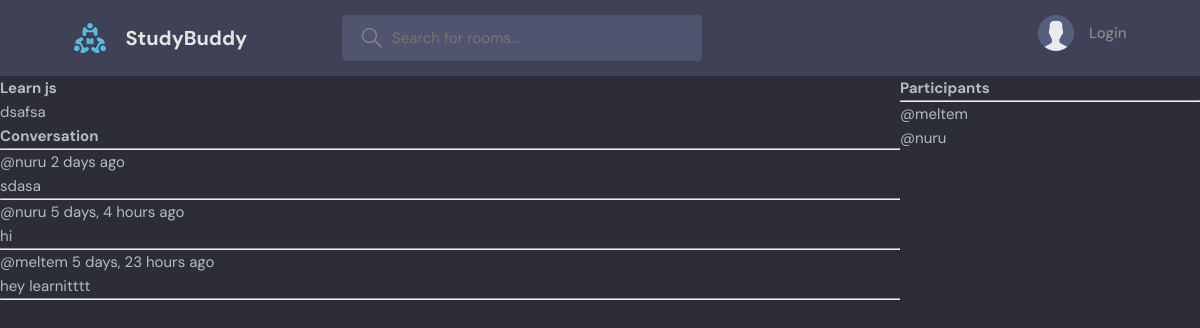
/1/, run on the app's committed database.
### base/models.py (models this page shows, shortened)
class Room(models.Model):
    host = models.ForeignKey(User,on_delete=models.SET_NULL,null=True)
    topic = models.ForeignKey(Topic,on_delete=models.SET_NULL,null=True)
    name =models.CharField(max_length=200)
    description = models.TextField(null=True,blank=True)
    participants = models.ManyToManyField(User,related_name="participants"
    ,blank=True)
    updated = models.DateTimeField(auto_now=True)
    created = models.DateTimeField(auto_now_add=True)
    class Meta:
        ordering=["-updated", "-created"]

class Message(models.Model):
    user = models.ForeignKey(User,on_delete=models.CASCADE)
    room = models.ForeignKey(Room,on_delete=models.CASCADE)
    body = models.TextField()
    updated = models.DateTimeField(auto_now=True)
    created = models.DateTimeField(auto_now_add=True)
    class Meta:
        ordering=["-updated", "-created"]

### base/views.py (the view, shortened to what this page needs)
# urls.py: path("<str:pk>/",views.room,name="room"),
def room(request,pk):
    room = Room.objects.get(id=pk)
    room_messages = room.message_set.all().order_by("-created")
    participants = room.participants.all()
    context ={"room" : room,"room_messages":room_messages,"participants" : participants}
    return render(request,"room.html",context)

### base/templates/room.html (shortened to what this page needs)
{% extends "main.html" %}
{% block content %}
<div class="room-container">
    <div>
<h1>{{room.name}}</h1>
<p>{{room.description}}</p>
<div class="comment-wrapper">
    <h3>Conversation</h3>
    <hr>
    {% for message in room_messages %}
    <div>
        <small>@{{message.user}} {{message.created|timesince}} ago</small>
       <p>{{message.body}}</p>
       <hr>
    </div>
    {% endfor %}
</div>
</div>
   <div>
    <h3>Participants</h3>
    <hr>
    {% for user in participants%}
    <div>
      <p>@{{user.username}}</p>
    </div>
    {% endfor %}
   </div>
</div>
{% endblock content %}

### static/styles/style.css (style rules this page uses)
:root { --color-main: #71c6dd; --color-main-light: #e1f6fb; --color-dark: #3f4156; --color-dark-medium: #51546e; --color-dark-light: #696d97; --color-light: #e5e5e5; --color-gray: #8b8b8b; --color-light-gray: #b2bdbd; --color-bg: #2d2d39; --color-success: #5dd693; --color-error: #fc4b0b; }
* { font-family: "DM Sans", -apple-system, BlinkMacSystemFont, "Segoe UI", Roboto, Oxygen, Ubuntu, Cantarell, "Open Sans", "Helvetica Neue", sans-serif; margin: 0; padding: 0; box-sizing: border-box; text-rendering: optimizeLegibility; font-size: inherit; }
html { font-size: 56.25%; }
@media only screen and (min-width: 1200px) { html { font-size: 62.5%; } }
body { line-height: 1.6; font-weight: 400; font-size: 1.5rem; color: var(--color-light-gray); background-color: var(--color-bg); min-height: 100vh; }

### base/templates/room.html (style rules this page uses)
.room-container { display: grid; grid-template-columns: 3fr 1fr; }

### data on the page
Room: name "Learn js", description "dsafsa"
Message: user "nuru", created "2 days", body "sdasa"
Message: user "nuru", created "5 days, 4 hours", body "hi"
Message: user "meltem", created "5 days, 23 hours", body "hey learnitttt"

### other printed values
{{ user.username }} "meltem"
{{ user.username }} "nuru"
